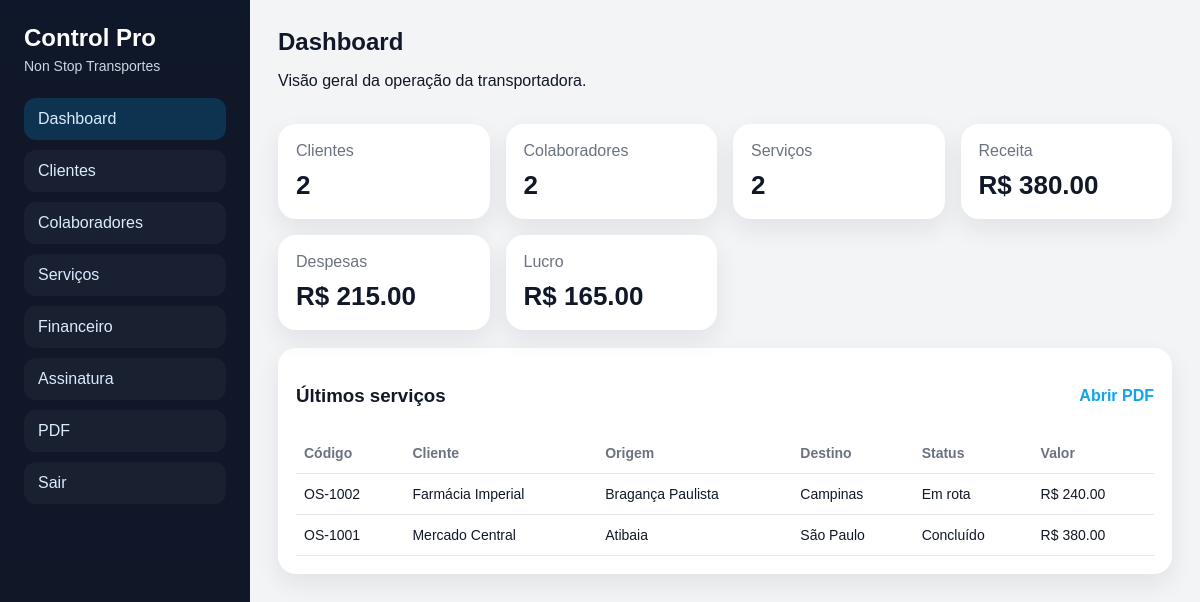
The app's page /dashboard (signed in) with its own data.
### tables this page shows
CREATE TABLE users (
                id INTEGER PRIMARY KEY AUTOINCREMENT,
                company_name TEXT NOT NULL,
                email TEXT UNIQUE NOT NULL,
                password TEXT NOT NULL,
                plan TEXT NOT NULL DEFAULT 'Profissional',
                status TEXT NOT NULL DEFAULT 'ativo',
                due_date TEXT NOT NULL,
                grace_days INTEGER NOT NULL DEFAULT 3,
                created_at TEXT NOT NULL DEFAULT CURRENT_TIMESTAMP
            );

CREATE TABLE services (
                id INTEGER PRIMARY KEY AUTOINCREMENT,
                service_code TEXT NOT NULL,
                client_name TEXT NOT NULL,
                origin TEXT NOT NULL,
                destination TEXT NOT NULL,
                driver_name TEXT,
                status TEXT NOT NULL,
                amount REAL NOT NULL DEFAULT 0,
                service_date TEXT NOT NULL,
                notes TEXT,
                created_at TEXT NOT NULL DEFAULT CURRENT_TIMESTAMP
            );

### main.py (the view)
@app.get("/dashboard", response_class=HTMLResponse)
def dashboard(request: Request, user: sqlite3.Row = Depends(require_active_user)):
    with closing(get_conn()) as conn:
        total_clients = conn.execute("SELECT COUNT(*) AS total FROM clients").fetchone()["total"]
        total_employees = conn.execute("SELECT COUNT(*) AS total FROM employees").fetchone()["total"]
        total_services = conn.execute("SELECT COUNT(*) AS total FROM services").fetchone()["total"]
        revenue = conn.execute(
            "SELECT COALESCE(SUM(amount), 0) AS total FROM services WHERE status = 'Concluído'"
        ).fetchone()["total"]
        expenses = conn.execute("SELECT COALESCE(SUM(amount), 0) AS total FROM expenses").fetchone()["total"]
        recent_services = conn.execute(
            "SELECT * FROM services ORDER BY id DESC LIMIT 5"
        ).fetchall()
    return templates.TemplateResponse(
        request=request,
        name="dashboard.html",
        context=context(
            request,
            "dashboard",
            user=user,
            total_clients=total_clients,
            total_employees=total_employees,
            total_services=total_services,
            revenue=revenue,
            expenses=expenses,
            profit=revenue - expenses,
            recent_services=recent_services,
        ),
    )

### templates/dashboard.html
{% extends 'base.html' %}
{% block content %}
<header class="page-head">
  <div>
    <h2>Dashboard</h2>
    <p>Visão geral da operação da transportadora.</p>
  </div>
</header>
<section class="cards">
  <div class="card stat"><span>Clientes</span><strong>{{ total_clients }}</strong></div>
  <div class="card stat"><span>Colaboradores</span><strong>{{ total_employees }}</strong></div>
  <div class="card stat"><span>Serviços</span><strong>{{ total_services }}</strong></div>
  <div class="card stat"><span>Receita</span><strong>R$ {{ '%.2f'|format(revenue) }}</strong></div>
  <div class="card stat"><span>Despesas</span><strong>R$ {{ '%.2f'|format(expenses) }}</strong></div>
  <div class="card stat"><span>Lucro</span><strong>R$ {{ '%.2f'|format(profit) }}</strong></div>
</section>
<section class="card">
  <div class="table-header">
    <h3>Últimos serviços</h3>
    <a class="link-btn" href="/relatorios/servicos.pdf" target="_blank">Abrir PDF</a>
  </div>
  <table>
    <thead>
      <tr>
        <th>Código</th>
        <th>Cliente</th>
        <th>Origem</th>
        <th>Destino</th>
        <th>Status</th>
        <th>Valor</th>
      </tr>
    </thead>
    <tbody>
      {% for item in recent_services %}
      <tr>
        <td>{{ item['service_code'] }}</td>
        <td>{{ item['client_name'] }}</td>
        <td>{{ item['origin'] }}</td>
        <td>{{ item['destination'] }}</td>
        <td>{{ item['status'] }}</td>
        <td>R$ {{ '%.2f'|format(item['amount']) }}</td>
      </tr>
      {% endfor %}
    </tbody>
  </table>
</section>
{% endblock %}

### templates/base.html (shortened to what this page needs)
<!DOCTYPE html>
<html lang="pt-BR">
<head>
  <link rel="stylesheet" href="/static/style.css" />
</head>
<body>
  {% if current_user %}
  <aside class="sidebar">
    <div>
      <h1>Control Pro</h1>
      <p class="subtitle">{{ current_user['company_name'] }}</p>
    </div>
    <nav>
      <a href="/dashboard" class="{% if page == 'dashboard' %}active{% endif %}">Dashboard</a>
      <a href="/clientes" class="{% if page == 'clientes' %}active{% endif %}">Clientes</a>
      <a href="/colaboradores" class="{% if page == 'colaboradores' %}active{% endif %}">Colaboradores</a>
      <a href="/servicos" class="{% if page == 'servicos' %}active{% endif %}">Serviços</a>
      <a href="/financeiro" class="{% if page == 'financeiro' %}active{% endif %}">Financeiro</a>
      <a href="/assinatura" class="{% if page == 'assinatura' %}active{% endif %}">Assinatura</a>
      <a href="/relatorios/servicos.pdf" target="_blank">PDF</a>
      <a href="/logout">Sair</a>
    </nav>
  </aside>
  {% endif %}
  <main class="main {% if not current_user %}full{% endif %}">
    {% block content %}{% endblock %}
  </main>
</body>
</html>

### static/style.css (style rules this page uses)
:root { --bg: #0f172a; --panel: #111827; --card: #ffffff; --text: #111827; --muted: #6b7280; --line: #e5e7eb; --primary: #0ea5e9; --danger: #dc2626; --warning: #d97706; --success: #16a34a; }
* { box-sizing: border-box; }
body { margin: 0; font-family: Arial, Helvetica, sans-serif; background: #f3f4f6; color: var(--text); display: flex; min-height: 100vh; }
.sidebar { width: 250px; background: linear-gradient(180deg, #0f172a, #111827); color: white; padding: 24px; display: flex; flex-direction: column; gap: 24px; }
.sidebar h1 { margin: 0; font-size: 24px; }
.subtitle { color: #cbd5e1; margin: 6px 0 0; font-size: 14px; }
.sidebar nav { display: flex; flex-direction: column; gap: 10px; }
.sidebar a { color: #dbeafe; text-decoration: none; padding: 12px 14px; border-radius: 12px; background: rgba(255,255,255,0.04); }
.sidebar a.active, .sidebar a:hover { background: rgba(14,165,233,0.2); }
.main { flex: 1; padding: 28px; }
.page-head { display: flex; justify-content: space-between; align-items: center; margin-bottom: 18px; }
.page-head h2 { margin: 0 0 4px; }
.cards { display: grid; grid-template-columns: repeat(auto-fit, minmax(180px, 1fr)); gap: 16px; margin-bottom: 18px; }
.card { background: var(--card); border-radius: 18px; padding: 18px; box-shadow: 0 10px 24px rgba(15, 23, 42, 0.08); }
.stat span { color: var(--muted); display: block; margin-bottom: 10px; }
.stat strong { font-size: 26px; }
table { width: 100%; border-collapse: collapse; }
th, td { text-align: left; padding: 12px 8px; border-bottom: 1px solid var(--line); font-size: 14px; }
th { color: var(--muted); }
.table-header { display:flex; justify-content:space-between; align-items:center; margin-bottom: 8px; }
.link-btn { text-decoration:none; color: var(--primary); font-weight:bold; }

### records on screen
users: company_name "Non Stop Transportes"
services: service_code "OS-1002", client_name "Farmácia Imperial", origin "Bragança Paulista", destination "Campinas", status "Em rota", amount "240.00"
services: service_code "OS-1001", client_name "Mercado Central", origin "Atibaia", destination "São Paulo", status "Concluído", amount "380.00"

### other values on screen
{{ total_clients }} "2"
{{ total_employees }} "2"
{{ total_services }} "2"
{{ '%.2f'|format(revenue) }} "380.00"
{{ '%.2f'|format(expenses) }} "215.00"
{{ '%.2f'|format(profit) }} "165.00"
